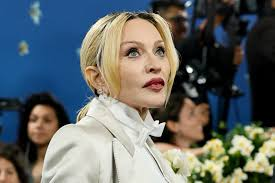
#> input picture Training data/Madonna/download (2).jpeg, 275 x 183 px, found by its file name
$ python 18_Face_Recognitn.py
#> lines starting #> are read from the running program, lines starting #| are printed output that depends on the picture
#  Recognizing the name of the face detected in the image
#  Using built in image recognizer
#  Training it with the dataset to generate the desired output

import cv2 as cv
import os
import numpy as np


#  list to store the names of the person in training dataset
people = ['Madonna', 'Sam Altman', 'Elon Musk']

p = []

# for i in os.listdir(r'/Users/snehalchavan/Visual Studio Projects/Open CV learnings/Training data'):
#     p.append(i)

# print(p)

#  storing path of training data
DIR = r'/Users/snehalchavan/Visual Studio Projects/Open CV learnings/Training data'

 #  Detecting the images using builtin detection module
#  reading the haarcascade classofoer file to be used for face detection
haar_cascade = cv.CascadeClassifier('haarcascade_face.xml')

features = []
labels = []


# #
# Function to train model
#  iterate through each folder , and image in it
# Fetch the faces in all those images and train the model

def create_train():

    for person in people:

        path = os.path.join(DIR, person)

        #  store the index of the name of the person in trainig folder for easier acess of data in numeric form
        label = people.index(person)

        #  iterate through each img in all folders
        for img in os.listdir(path):

            if img.endswith(('.jpg', '.jpeg', '.png', '.bmp')):
                img_pth = os.path.join(path, img)
                print(f"Attempting to load image from: {img_pth}")

                # Read the image
                img_array = cv.imread(img_pth)
#> img_array is the input picture: shape (183, 275, 3); mean B, G, R 104.4, 105, 99.7

                if img_array is None:
                    print(f"Failed to load image at {img_pth}")
                    continue  # Skip to the next image if loading fails

            # #  each imag path
            # img_pth = os.path.join(path,img)

            # #  reading the imag from the path
            # img_array = cv.imread(img_pth)

                # converting to gray scale
                gray = cv.cvtColor(img_array,cv.COLOR_BGR2GRAY)
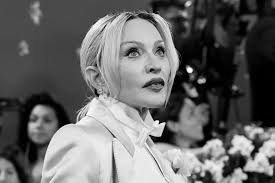
#> gray: shape (183, 275); min 0, max 255, mean 103.4

                #  rect around faces in img
                faces_rect = haar_cascade.detectMultiScale(gray, scaleFactor= 1.1, minNeighbors=3)
#> faces_rect = [[22, 106, 37, 37], [108, 18, 84, 84]]

                #  iterating through the faces in rect
                for( x, y, w, h) in faces_rect:

                    #  Cropping the region of interest for faces in img
                    faces_roi = gray[y:y+h, x:x+w]

                    #  appending features and labels in respective list
                    features.append(faces_roi)

                    labels.append(label)
#> this loop made 2 passes
#> pass 1, in create_train, `faces_roi = gray[y:y+h, x:x+w]`:
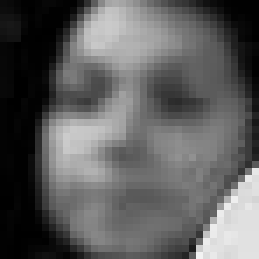
#> faces_roi: shape (37, 37) (shown 7 times larger); min 0, max 243, mean 93.4
#> pass 2, in create_train, `faces_roi = gray[y:y+h, x:x+w]`:
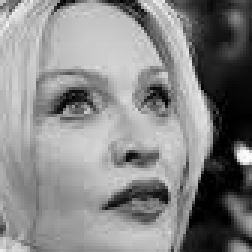
#> faces_roi: shape (84, 84) (shown 3 times larger); min 0, max 253, mean 135
#> after the loop, features = 2 items; labels = [0, 0]


#> (the run stopped early here; a loop or call above may not have finished)
